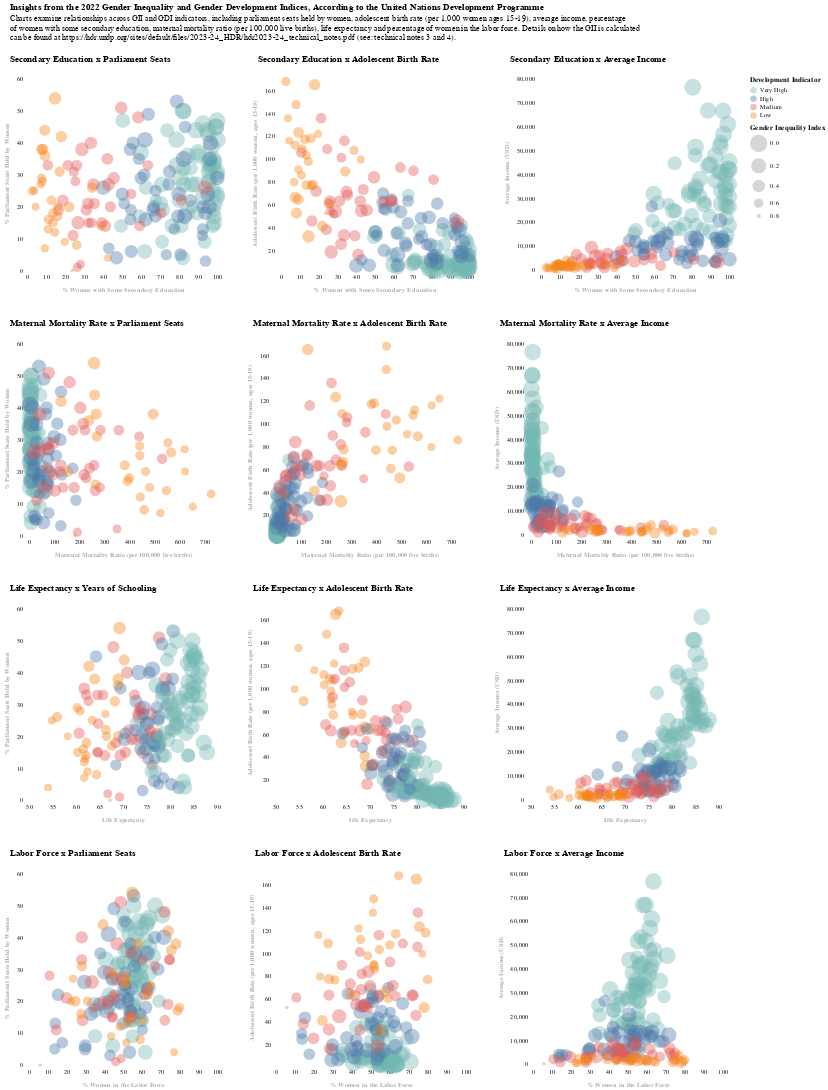

Source (notebook cell):
### Code cell
scatter = full_chart.properties(
    title={
        "text": 'Insights from the 2022 Gender Inequality and Gender Development Indices, According to the United Nations Development Programme',
        "subtitle": ['Charts examine relationships across GII and GDI indicators, including parliament seats held by women, adolescent birth rate (per 1,000 women ages 15-19), average income, percentage ',
                     'of women with some secondary education, maternal mortality ratio (per 100,000 live births), life expectancy and percentage of women in the labor force. Details on how the GII is calculated ',
                     'can be found at https://hdr.undp.org/sites/default/files/2023-24_HDR/hdr2023-24_technical_notes.pdf (see: technical notes 3 and 4).'
        ]
    },
).resolve_scale(
    x='independent',
    y='independent'
).configure_title(
    fontSize=14,
    subtitleFontSize=13,
    align='center',
    anchor='start',
    baseline='top',
    orient='top',
    dx=10,
    dy=-15
).configure_axis(
    ticks=False,
    domain=False,
    grid=False,
    labelPadding=5,
    labelFontSize=10,
    titlePadding=10,
    titleFontSize=10,
    titleColor="darkgray"
).configure_concat(
    spacing=40
).configure_view(
    stroke=None
)

scatter

### Figure 1 — Vega-Lite specification as saved in the notebook (floating-point values rounded to 4 significant figures; data arrays with more than 128 entries replaced by an {"elided": "..."} marker saying what was removed)
{"config": {"view": {"continuousWidth": 400, "continuousHeight": 300, "stroke": null}, "axis": {"domain": false, "grid": false, "labelFontSize": 10, "labelPadding": 5, "ticks": false, "titleColor": "darkgray", "titleFontSize": 10, "titlePadding": 10}, "concat": {"spacing": 40}, "title": {"align": "center", "anchor": "start", "baseline": "top", "dx": 10, "dy": -15, "fontSize": 14, "orient": "top", "subtitleFontSize": 13}}, "vconcat": [{"hconcat": [{"mark": {"type": "point", "clip": false, "filled": true, "opacity": 0.4}, "encoding": {"color": {"field": "Human Development", "legend": {"title": "Development Indicator", "values": ["Very High", "High", "Medium", "Low"]}, "type": "nominal"}, "size": {"field": "Gender Inequality Index", "legend": {"title": "Gender Inequality Index"}, "scale": {"domain": [0, 0.82], "range": [700, 30]}, "type": "quantitative"}, "tooltip": [{"field": "Country", "title": " ", "type": "nominal"}, {"field": "Gender Inequality Index", "title": "Gender Inequality Index: ", "type": "quantitative"}, {"field": "Women with Some Secondary Education %", "title": "Secondary Education: ", "type": "nominal"}, {"field": "Parliament Seats Held by Women %", "title": "Parliament Seats: ", "type": "nominal"}], "x": {"axis": {"grid": false, "labels": true, "tickMinStep": 10}, "field": "Women with Some Secondary Education", "scale": {"domain": [1, 100], "nice": false, "padding": 5}, "title": "% Women with Some Secondary Education", "type": "quantitative"}, "y": {"axis": {"grid": false, "labels": true, "tickMinStep": 10}, "field": "Parliament Seats Held by Women", "scale": {"domain": [1, 60], "nice": false, "padding": 5}, "title": "% Parliament Seats Held by Women", "type": "quantitative"}}, "height": 300, "title": "Secondary Education x Parliament Seats", "width": 300}, {"mark": {"type": "point", "clip": false, "filled": true, "opacity": 0.4}, "encoding": {"color": {"field": "Human Development", "legend": {"title": "Development Indicator", "values": ["Very High", "High", "Medium", "Low"]}, "type": "nominal"}, "size": {"field": "Gender Inequality Index", "legend": {"title": "Gender Inequality Index"}, "scale": {"domain": [0, 0.82], "range": [700, 30]}, "type": "quantitative"}, "tooltip": [{"field": "Country", "title": " ", "type": "nominal"}, {"field": "Gender Inequality Index", "title": "Gender Inequality Index: ", "type": "quantitative"}, {"field": "Women with Some Secondary Education %", "title": "Secondary Education: ", "type": "nominal"}, {"field": "Adolescent Birth Rate", "title": "Adolescent Birth Rate: ", "type": "nominal"}], "x": {"axis": {"grid": false, "labels": true, "tickMinStep": 10}, "field": "Women with Some Secondary Education", "scale": {"domain": [0, 100], "nice": false, "padding": 5}, "title": "% Women with Some Secondary Education", "type": "quantitative"}, "y": {"axis": {"grid": false, "labels": true}, "field": "Adolescent Birth Rate", "scale": {"domain": [5, 170], "nice": false, "padding": 5}, "title": "Adolescent Birth Rate (per 1,000 women, ages 15-19)", "type": "quantitative"}}, "height": 300, "title": "Secondary Education x Adolescent Birth Rate", "width": 300}, {"mark": {"type": "point", "clip": false, "filled": true, "opacity": 0.4}, "encoding": {"color": {"field": "Human Development", "legend": {"title": "Development Indicator", "values": ["Very High", "High", "Medium", "Low"]}, "type": "nominal"}, "size": {"field": "Gender Inequality Index", "legend": {"title": "Gender Inequality Index"}, "scale": {"domain": [0, 0.82], "range": [700, 30]}, "type": "quantitative"}, "tooltip": [{"field": "Country", "title": " ", "type": "nominal"}, {"field": "Country", "title": " ", "type": "nominal"}, {"field": "Gender Inequality Index", "title": "Gender Inequality Index: ", "type": "quantitative"}, {"field": "Women with Some Secondary Education %", "title": "Secondary Education: ", "type": "nominal"}, {"field": "$ Gross National Income Per Capita", "title": "Average Income (USD): ", "type": "nominal"}], "x": {"axis": {"grid": false, "labels": true, "tickMinStep": 10}, "field": "Women with Some Secondary Education", "scale": {"domain": [0, 100], "nice": false, "padding": 5}, "title": "% Women with Some Secondary Education", "type": "quantitative"}, "y": {"axis": {"grid": false, "labels": true, "tickMinStep": 10000}, "field": "Gross National Income Per Capita", "scale": {"domain": [1000, 80000], "nice": false, "padding": 5}, "title": "Average Income (USD)", "type": "quantitative"}}, "height": 300, "title": "Secondary Education x Average Income", "width": 300}]}, {"hconcat": [{"mark": {"type": "point", "clip": false, "filled": true, "opacity": 0.4}, "encoding": {"color": {"field": "Human Development", "legend": {"title": "Development Indicator", "values": ["Very High", "High", "Medium", "Low"]}, "type": "nominal"}, "size": {"field": "Gender Inequality Index", "legend": {"title": "Gender Inequality Index"}, "scale": {"domain": [0, 0.82], "range": [700, 30]}, "type": "quantitative"}, "tooltip": [{"field": "Country", "title": " ", "type": "nominal"}, {"field": "Gender Inequality Index", "title": "Gender Inequality Index: ", "type": "quantitative"}, {"field": "Maternal Mortality Ratio", "title": "Maternal Mortality Ratio: ", "type": "nominal"}, {"field": "Parliament Seats Held by Women %", "title": "Parliament Seats: ", "type": "nominal"}], "x": {"axis": {"grid": false, "labels": true}, "field": "Maternal Mortality Ratio", "scale": {"domain": [0, 750], "nice": false, "padding": 5}, "title": "Maternal Mortality Ratio (per 100,000 live births)", "type": "quantitative"}, "y": {"axis": {"grid": false, "labels": true, "tickMinStep": 10}, "field": "Parliament Seats Held by Women", "scale": {"domain": [1, 60], "nice": false, "padding": 5}, "title": "% Parliament Seats Held by Women", "type": "quantitative"}}, "height": 300, "title": "Maternal Mortality Rate x Parliament Seats", "width": 300}, {"mark": {"type": "point", "clip": false, "filled": true, "opacity": 0.4}, "encoding": {"color": {"field": "Human Development", "legend": {"title": "Development Indicator", "values": ["Very High", "High", "Medium", "Low"]}, "type": "nominal"}, "size": {"field": "Gender Inequality Index", "legend": {"title": "Gender Inequality Index"}, "scale": {"domain": [0, 0.82], "range": [700, 30]}, "type": "quantitative"}, "tooltip": [{"field": "Country", "title": " ", "type": "nominal"}, {"field": "Country", "title": " ", "type": "nominal"}, {"field": "Gender Inequality Index", "title": "Gender Inequality Index: ", "type": "quantitative"}, {"field": "Maternal Mortality Ratio", "title": "Maternal Mortality Ratio: ", "type": "nominal"}, {"field": "Adolescent Birth Rate", "title": "Adolescent Birth Rate: ", "type": "nominal"}], "x": {"axis": {"grid": false, "labels": true}, "field": "Maternal Mortality Ratio", "scale": {"domain": [0, 750], "nice": false, "padding": 5}, "title": "Maternal Mortality Ratio (per 100,000 live births)", "type": "quantitative"}, "y": {"axis": {"grid": false, "labels": true}, "field": "Adolescent Birth Rate", "scale": {"domain": [5, 170], "nice": false, "padding": 5}, "title": "Adolescent Birth Rate (per 1,000 women, ages 15-19)", "type": "quantitative"}}, "height": 300, "title": "Maternal Mortality Rate x Adolescent Birth Rate", "width": 300}, {"mark": {"type": "point", "clip": false, "filled": true, "opacity": 0.4}, "encoding": {"color": {"field": "Human Development", "legend": {"title": "Development Indicator", "values": ["Very High", "High", "Medium", "Low"]}, "type": "nominal"}, "size": {"field": "Gender Inequality Index", "legend": {"title": "Gender Inequality Index"}, "scale": {"domain": [0, 0.82], "range": [700, 30]}, "type": "quantitative"}, "tooltip": [{"field": "Country", "title": " ", "type": "nominal"}, {"field": "Gender Inequality Index", "title": "Gender Inequality Index: ", "type": "quantitative"}, {"field": "Maternal Mortality Ratio", "title": "Maternal Mortality Ratio: ", "type": "nominal"}, {"field": "$ Gross National Income Per Capita", "title": "Average Income (USD): ", "type": "nominal"}], "x": {"axis": {"grid": false, "labels": true}, "field": "Maternal Mortality Ratio", "scale": {"domain": [0, 750], "nice": false, "padding": 5}, "title": "Maternal Mortality Ratio (per 100,000 live births)", "type": "quantitative"}, "y": {"axis": {"grid": false, "labels": true, "tickMinStep": 10000}, "field": "Gross National Income Per Capita", "scale": {"domain": [1000, 80000], "nice": false, "padding": 5}, "title": "Average Income (USD)", "type": "quantitative"}}, "height": 300, "title": "Maternal Mortality Rate x Average Income", "width": 300}]}, {"hconcat": [{"mark": {"type": "point", "clip": false, "filled": true, "opacity": 0.4}, "encoding": {"color": {"field": "Human Development", "legend": {"title": "Development Indicator", "values": ["Very High", "High", "Medium", "Low"]}, "type": "nominal"}, "size": {"field": "Gender Inequality Index", "legend": {"title": "Gender Inequality Index"}, "scale": {"domain": [0, 0.8], "range": [700, 30]}, "type": "quantitative"}, "tooltip": [{"field": "Country", "title": " ", "type": "nominal"}, {"field": "Gender Inequality Index", "title": "Gender Inequality Index: ", "type": "quantitative"}, {"field": "Life Expectancy", "title": "Life Expectancy: ", "type": "nominal"}, {"field": "Parliament Seats Held by Women %", "title": "Parliament Seats: ", "type": "nominal"}], "x": {"axis": {"grid": false, "labels": true, "tickMinStep": 5}, "field": "Life Expectancy", "scale": {"domain": [50, 90], "nice": false, "padding": 5}, "title": "Life Expectancy", "type": "quantitative"}, "y": {"axis": {"grid": false, "labels": true, "tickMinStep": 10}, "field": "Parliament Seats Held by Women", "scale": {"domain": [1, 60], "nice": false, "padding": 5}, "title": "% Parliament Seats Held by Women", "type": "quantitative"}}, "height": 300, "title": "Life Expectancy x Years of Schooling", "width": 300}, {"mark": {"type": "point", "clip": false, "filled": true, "opacity": 0.4}, "encoding": {"color": {"field": "Human Development", "legend": {"title": "Development Indicator", "values": ["Very High", "High", "Medium", "Low"]}, "type": "nominal"}, "size": {"field": "Gender Inequality Index", "legend": {"title": "Gender Inequality Index"}, "scale": {"domain": [0, 0.8], "range": [700, 30]}, "type": "quantitative"}, "tooltip": [{"field": "Country", "title": " ", "type": "nominal"}, {"field": "Gender Inequality Index", "title": "Gender Inequality Index: ", "type": "quantitative"}, {"field": "Life Expectancy", "title": "Life Expectancy: ", "type": "nominal"}, {"field": "Adolescent Birth Rate", "title": "Adolescent Birth Rate: ", "type": "nominal"}], "x": {"axis": {"grid": false, "labels": true, "tickMinStep": 5}, "field": "Life Expectancy", "scale": {"domain": [50, 90], "nice": false, "padding": 5}, "title": "Life Expectancy", "type": "quantitative"}, "y": {"axis": {"grid": false, "labels": true}, "field": "Adolescent Birth Rate", "scale": {"domain": [5, 170], "nice": false, "padding": 5}, "title": "Adolescent Birth Rate (per 1,000 women, ages 15-19)", "type": "quantitative"}}, "height": 300, "title": "Life Expectancy x Adolescent Birth Rate", "width": 300}, {"data": {"name": "data-a8b638e87f04eba7b9b0cc5689224f81"}, "mark": {"type": "point", "clip": false, "filled": true, "opacity": 0.4}, "encoding": {"color": {"field": "Human Development", "legend": {"title": "Development Indicator", "values": ["Very High", "High", "Medium", "Low"]}, "type": "nominal"}, "size": {"field": "Gender Inequality Index", "legend": {"title": "Gender Inequality Index"}, "scale": {"domain": [0, 0.8], "range": [700, 30]}, "type": "quantitative"}, "tooltip": [{"field": "Country", "title": " ", "type": "nominal"}, {"field": "Gender Inequality Index", "title": "Gender Inequality Index: ", "type": "quantitative"}, {"field": "Life Expectancy", "title": "Life Expectancy: ", "type": "nominal"}, {"field": "$ Gross National Income Per Capita", "title": "Average Income (USD): ", "type": "nominal"}], "x": {"axis": {"grid": false, "labels": true, "tickMinStep": 5}, "field": "Life Expectancy", "scale": {"domain": [50, 90], "nice": false, "padding": 5}, "title": "Life Expectancy", "type": "quantitative"}, "y": {"axis": {"grid": false, "labels": true, "tickMinStep": 10000}, "field": "Gross National Income Per Capita", "scale": {"domain": [1000, 80000], "nice": false, "padding": 5}, "title": "Average Income (USD)", "type": "quantitative"}}, "height": 300, "title": "Life Expectancy x Average Income", "width": 300}], "data": {"name": "data-fab93b924485d476369658b15fe9d059"}}, {"hconcat": [{"mark": {"type": "point", "clip": false, "filled": true, "opacity": 0.4}, "encoding": {"color": {"field": "Human Development", "legend": {"title": "Development Indicator", "values": ["Very High", "High", "Medium", "Low"]}, "type": "nominal"}, "size": {"field": "Gender Inequality Index", "legend": {"title": "Gender Inequality Index"}, "scale": {"domain": [0, 0.82], "range": [700, 30]}, "type": "quantitative"}, "tooltip": [{"field": "Country", "title": " ", "type": "nominal"}, {"field": "Gender Inequality Index", "title": "Gender Inequality Index: ", "type": "quantitative"}, {"field": "Women in the Labor Force %", "title": "Labor Force: ", "type": "nominal"}, {"field": "Parliament Seats Held by Women %", "title": "Parliament Seats: ", "type": "nominal"}], "x": {"axis": {"grid": false, "labels": true, "tickMinStep": 10}, "field": "Women in the Labor Force", "scale": {"domain": [0, 100], "nice": false, "padding": 5}, "title": "% Women in the Labor Force", "type": "quantitative"}, "y": {"axis": {"grid": false, "labels": true, "tickMinStep": 10}, "field": "Parliament Seats Held by Women", "scale": {"domain": [1, 60], "nice": false, "padding": 5}, "title": "% Parliament Seats Held by Women", "type": "quantitative"}}, "height": 300, "title": "Labor Force x Parliament Seats", "width": 300}, {"mark": {"type": "point", "clip": false, "filled": true, "opacity": 0.4}, "encoding": {"color": {"field": "Human Development", "legend": {"title": "Development Indicator", "values": ["Very High", "High", "Medium", "Low"]}, "type": "nominal"}, "size": {"field": "Gender Inequality Index", "legend": {"title": "Gender Inequality Index"}, "scale": {"domain": [0, 0.82], "range": [700, 30]}, "type": "quantitative"}, "tooltip": [{"field": "Country", "title": " ", "type": "nominal"}, {"field": "Gender Inequality Index", "title": "Gender Inequality Index: ", "type": "quantitative"}, {"field": "Women in the Labor Force %", "title": "Labor Force: ", "type": "nominal"}, {"field": "Adolescent Birth Rate", "title": "Adolescent Birth Rate: ", "type": "nominal"}], "x": {"axis": {"grid": false, "labels": true, "tickMinStep": 10}, "field": "Women in the Labor Force", "scale": {"domain": [1, 100], "nice": false, "padding": 5}, "title": "% Women in the Labor Force", "type": "quantitative"}, "y": {"axis": {"grid": false, "labels": true}, "field": "Adolescent Birth Rate", "scale": {"domain": [5, 170], "nice": false, "padding": 5}, "title": "Adolescent Birth Rate (per 1,000 women, ages 15-19)", "type": "quantitative"}}, "height": 300, "title": "Labor Force x Adolescent Birth Rate", "width": 300}, {"mark": {"type": "point", "clip": false, "filled": true, "opacity": 0.4}, "encoding": {"color": {"field": "Human Development", "legend": {"title": "Development Indicator", "values": ["Very High", "High", "Medium", "Low"]}, "type": "nominal"}, "size": {"field": "Gender Inequality Index", "legend": {"title": "Gender Inequality Index"}, "scale": {"domain": [0, 0.82], "range": [700, 30]}, "type": "quantitative"}, "tooltip": [{"field": "Country", "title": " ", "type": "nominal"}, {"field": "Gender Inequality Index", "title": "Gender Inequality Index: ", "type": "quantitative"}, {"field": "Women in the Labor Force %", "title": "Labor Force: ", "type": "nominal"}, {"field": "$ Gross National Income Per Capita", "title": "Average Income (USD): ", "type": "nominal"}], "x": {"axis": {"grid": false, "labels": true, "tickMinStep": 10}, "field": "Women in the Labor Force", "scale": {"domain": [1, 100], "nice": false, "padding": 5}, "title": "% Women in the Labor Force", "type": "quantitative"}, "y": {"axis": {"grid": false, "labels": true, "tickMinStep": 10000}, "field": "Gross National Income Per Capita", "scale": {"domain": [1000, 80000], "nice": false, "padding": 5}, "title": "Average Income (USD)", "type": "quantitative"}}, "height": 300, "title": "Labor Force x Average Income", "width": 300}], "data": {"name": "data-a8b638e87f04eba7b9b0cc5689224f81"}}], "data": {"name": "data-a8b638e87f04eba7b9b0cc5689224f81"}, "resolve": {"scale": {"x": "independent", "y": "independent"}}, "title": {"text": "Insights from the 2022 Gender Inequality and Gender Development Indices, According to the United Nations Development Programme", "subtitle": ["Charts examine relationships across GII and GDI indicators, including parliament seats held by women, adolescent birth rate (per 1,000 women ages 15-19), average income, percentage ", "of women with some secondary education, maternal mortality ratio (per 100,000 live births), life expectancy and percentage of women in the labor force. Details on how the GII is calculated ", "can be found at https://hdr.undp.org/sites/default/files/2023-24_HDR/hdr2023-24_technical_notes.pdf (see: technical notes 3 and 4)."]}, "$schema": "https://vega.github.io/schema/vega-lite/v4.17.0.json", "datasets": {"data-a8b638e87f04eba7b9b0cc5689224f81": {"elided": "166 records"}, "data-fab93b924485d476369658b15fe9d059": {"elided": "166 records"}}}
